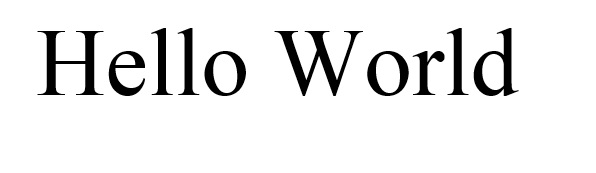
#> input picture Helloworld.jpg, 596 x 173 px, found by its file name
$ python OCR.py
#> lines starting #> are read from the running program, lines starting #| are printed output that depends on the picture; after the words box and inside, x2 and y2 are one past the last pixel; in counts of white or black regions, pixels touching at a corner belong together
import cv2
import numpy as np
import math
from matplotlib import pyplot as plt
import csv


# Define characters
Characters = 'ABCDEFGHIJKLMNOPQRSTUVWXYZabcdefghiijjklmnopqrstuvwxyz'
Characters = 'AathUHZOnbBuVPIJjocCJVWKQipDdwkRLXEqeXMlSrYFfymTZNgSg'
#print(len(Characters))
#read image
img = plt.imread('HelloWorld.jpg', format=None)
#> img is the input picture: shape (173, 596, 3); min 0, max 255, mean 234.5
img_gray = cv2.cvtColor(img,cv2.COLOR_BGR2GRAY)


#plt.imshow(img_gray,cmap='gray')
#plt.figure()

ret,thresh = cv2.threshold(img_gray,127,1,cv2.THRESH_BINARY_INV)
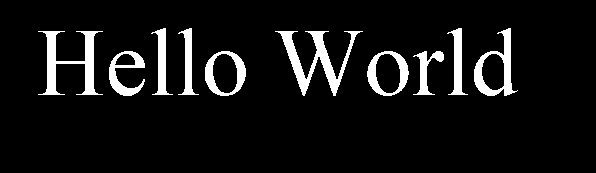
#> thresh: shape (173, 596); values 0 (black) and 1 (white), 7.9% white; 10 white regions, largest, box (x1, y1, x2, y2) and area: (275, 31, 363, 96) 1563, (38, 31, 103, 95) 1373, (474, 28, 518, 96) 982
height = thresh.shape[0]
#> height = 173
width = thresh.shape[1]
#> width = 596


plt.imshow(thresh,cmap='gray')
plt.figure()
lines = []

def seg(thresh):

    start_line = False

    for row in range(thresh.shape[0]):
        blank = True
        if thresh[row].sum() != 0:
            blank = False
            #print("Line is not blank")

        if blank == True:
            #print("skip line")
            if start_line != False:
                Image1 = thresh[start_line:row]
                lines.append([start_line,row])
                #Image11 = Image1.shape[1]
                plt.imshow(Image1,cmap='gray')
                plt.figure()
                start_line = False
        else:
            if start_line == False:
                start_line = row
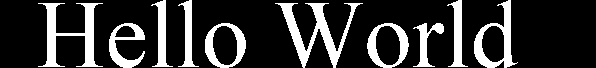
#> Image1: shape (68, 596); values 0 (black) and 1 (white), 20.1% white; 10 white regions, largest, box (x1, y1, x2, y2) and area: (275, 3, 363, 68) 1563, (38, 3, 103, 67) 1373, (474, 0, 518, 68) 982
#> after the loop, lines = [[28, 96]]; start_line = False
           #print("do not skip line")
    char = []
    for line in lines:
        Char_found = False
       #print(line)
        for col in range(thresh.shape[1]):
            blank = True
            if thresh[line[0]:line[1],col].sum() != 0:
                blank =False
            if blank == True:
                if Char_found != False:
                      char.append([line[0],line[1],Char_found,col])

                      Image1 = thresh[line[0]:line[1],Char_found:col]
                      plt.imshow(Image1,cmap='gray')
                      plt.figure()
                      Char_found = False
            else:
                if Char_found == False:
                    Char_found = col
#> this loop made 1 pass
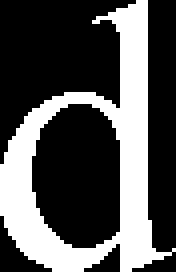
#> Image1: shape (68, 44) (shown 4 times larger); values 0 (black) and 1 (white), 32.8% white; 1 white region, box (x1, y1, x2, y2) and area: (0, 0, 44, 68) 982
#> after the loop, char = [[28, 96, 38, 103], [28, 96, 109, 145], [28, 96, 151, 173], [28, 96, 178, 199], [28, 96, 205, 246], [28, 96, 275, 363], [28, 96, 367, 409], [28, 96, 413, 444], [28, 96, 447, 468], [28, 96, 474, 518]]
    letter = []
    for Character in char:
       # print(Character)
        start_line = False

        for row in range(Character[0],Character[1]+1):
           #print(row)
            blank = True
            if thresh[row,Character[2]:Character[3]].sum() != 0:
                blank = False
               # print("Line is not blank")

            if blank == True:
                #print("skip line")
                if start_line != False:
                    #print(start_line,row,Character[2],Character[3])
                    letter.append([start_line,row,Character[2],Character[3]])
                    # [5 lines of commented-out code are left out]
                    start_line = False
            else:
                if start_line == False:
                    start_line = row
                    #print(start_line)
                if row == Character[1] and start_line != False:
                    #print('yesh')
                    img1 = thresh[start_line:row,Character[2]:Character[3]]
                    letter.append([start_line,row,Character[2],Character[3]])
                    plt.imshow(img1,cmap='gray')
                    plt.figure()
#> this loop made 10 passes
#> after the loop, letter = [[31, 95, 38, 103], [51, 96, 109, 145], [28, 95, 151, 173], [28, 95, 178, 199], [51, 96, 205, 246], [31, 96, 275, 363], [51, 96, 367, 409], [51, 95, 413, 444], [28, 95, 447, 468], [28, 96, 474, 518]]
    return letter

segments = seg(thresh)
#> segments has the same summary as letter in seg

for seg in segments:
    img = thresh[seg[0]:seg[1],seg[2]:seg[3]]
    #cv2.imwrite(str(seg) + '.jpg' , img)
   # plt.imshow(img,cmap='gray')
    #plt.figure()

    new_height1 = 64
    new_width1 = 64
    new_image = cv2.resize(img ,(new_height1,new_width1))
    # [5 lines of commented-out code are left out]

    A = np.zeros((new_height1,new_width1))
    n = int(math.log(new_width1,2))
   # print(n)
    for e in range(new_width1):
        for j in range(new_height1):
            P = 1
            P_bin = bin(e)[2:].zfill(n)
            P_bin1 = bin(j)[2:].zfill(n)
            for v in range(n):
                D = int(P_bin[v*-1-1]) * int(P_bin1[v])
                E = int(np.power(-1,D))
                P = P * E
            A[e][j] = P
           # print(A)

    Walsh_Image = A * new_image * A

    l = np.array(Walsh_Image)
    #print(l)


    guess = '?'
    distance = 100000

    #print(l[:,1])
    #plt.imshow(Walsh_Image,cmap = 'gray')
    #plt.show()

#> (the run stopped early here; a loop or call above may not have finished)

$ run again, with Dataset.jpg copied over Helloworld.jpg
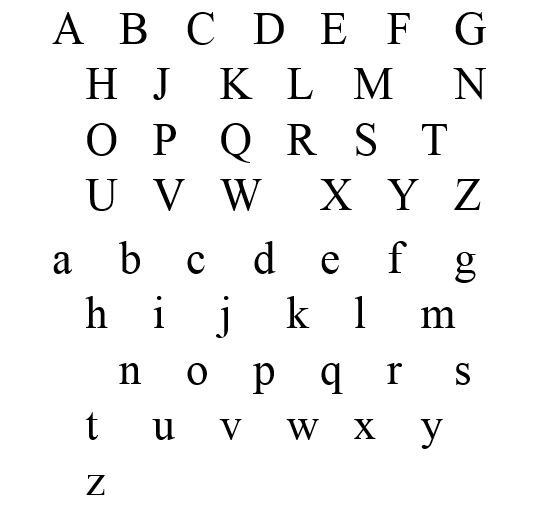
#> input picture Dataset.jpg, 535 x 511 px, found by its file name
#> img is the input picture: shape (511, 535, 3); min 0, max 255, mean 244.4
#> `ret,thresh = cv2.threshold(img_gray,127,1,cv2.THRESH_BINARY_INV)`:
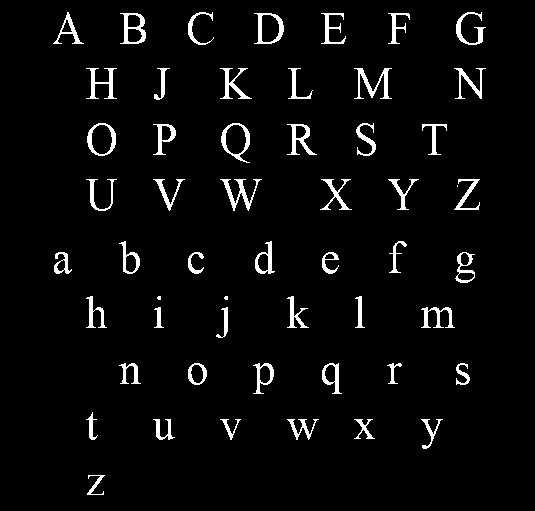
#> thresh: shape (511, 535); values 0 (black) and 1 (white), 4.1% white; 54 white regions (3 under 20 px), largest, box (x1, y1, x2, y2) and area: (354, 68, 392, 99) 389, (220, 179, 262, 211) 375, (120, 13, 146, 44) 339
#> after the loop in seg, `for row in range(thresh.shape[0]):`: lines = [[12, 45], [68, 100], [123, 163], [179, 211], [241, 283], [296, 338], [363, 394], [412, 449], [475, 495]]; start_line = False
#> the loop in seg, `for line in lines:` made 9 passes
#> after the loop in seg, `for line in lines:`: char = 51 items, first 6: [12, 45, 53, 84], [12, 45, 120, 146], [12, 45, 188, 214], [12, 45, 254, 284], [12, 45, 321, 346], [12, 45, 388, 410]
#> the loop in seg, `for Character in char:` made 51 passes
#> after the loop in seg, `for Character in char:`: letter = 53 items, first 6: [12, 44, 53, 84], [13, 44, 120, 146], [12, 45, 188, 214], [13, 44, 254, 284], [13, 44, 321, 346], [13, 44, 388, 410]
#> segments has the same summary as letter in seg
